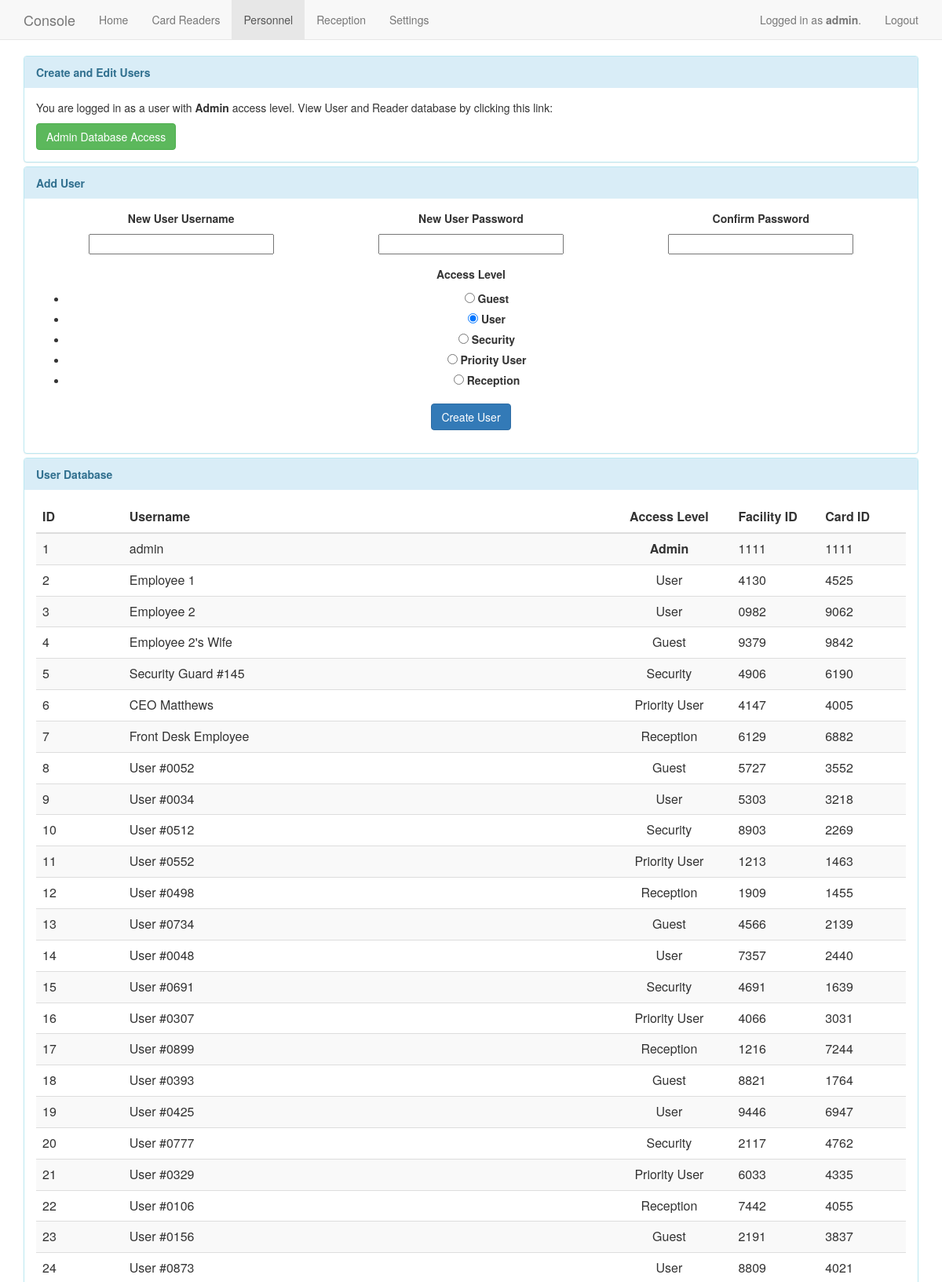
Screenshot of /users (signed in, upper part) with the database file from the repository.
### app/models.py (models this page shows, shortened)
class User(db.Model):
    id = db.Column(db.Integer, primary_key=True)
    username = db.Column(db.String(64), nullable=False)
    access = db.Column(db.Integer, nullable=False)
    cardid = db.Column(db.String(64), nullable=False)
    facid = db.Column(db.String(64), nullable=False)
    password = db.Column(db.String(64), nullable=False)
    receptionCurrentReader = db.Column(db.String(64), nullable=True)
    @property
    def is_authenticated(self):
        return True

### app/views.py (the view)
@app.route("/users", methods=["GET", "POST"])
@login_required
def users():
	createUserForm = CreateUserForm()
	editUserForm = EditUserForm()
	if g.user.access == 99:
		if createUserForm.validate_on_submit():
			existing_user = User.query.filter_by(username=createUserForm.username.data).first()
			if existing_user is None:
				facid = str(int(random.random() * 9999))
				cardid = str(int(random.random() * 9999))
				newuser = User(createUserForm.username.data, int(createUserForm.access.data), cardid, facid, createUserForm.password.data)
				db.session.add(newuser)
				db.session.commit()
				flash("Successfully added user %s to the system with access level %s." % (createUserForm.username.data, createUserForm.access.data))
			else:
				flash("A user exists already with that username.", "error")
			return redirect("/users")
		elif createUserForm.errors:
			flash(createUserForm.errors, "error")
		elif editUserForm.validate_on_submit():
			flash("Yay")
		elif editUserForm.errors:
			flash(editUserForm.errors, "error")
	else:
		flash("You are not logged in as a user capable of viewing settings. Please log in as admin.")
		return redirect("/index")
	users = User.query.all()
	return render_template("users.html", title="Personnel", users=users, user=g.user, accessLevels=accessLevels, createUserForm=createUserForm, editUserForm=editUserForm, navigation=navigation)

### app/forms.py
class CreateUserForm(Form):
	username = StringField("New User Username", [validators.Length(min=3, max=25)])
	password = PasswordField("New User Password", [validators.Length(min=6, max=25), validators.EqualTo("confirm", message="Passwords must match.")])
	confirm = PasswordField("Confirm Password")
	access = RadioField("Access Level", choices=accessLevels, default=1)

class EditUserForm(Form):
	access = RadioField("Access Level", choices=accessLevels, default=1)
	facid = IntegerField("Facility ID")
	cardid = IntegerField("Card ID")

### app/views.py (called while the page is built)
@app.before_request
def before_request():
	g.user = current_user

@lm.user_loader
def load_user(id):
	return User.query.get(int(id))

### app/templates/users.html (shortened to what this page needs)
{% extends "base.html" %}
{% block content %}
	<div class="panel-group">
		{% if user.access == 99 %}
		<div class="panel panel-info">
	        <div class="panel-heading"><strong>Create and Edit Users</strong></div>
	        <div class="panel-body">
				<p>You are logged in as a user with <strong>Admin</strong> access level. View User and Reader database by clicking this link: </p>
				<a href="admin/user" class="btn btn-success">Admin Database Access</a>
	  		</div>
	  	</div>
  		{% endif %}
  		<div class="panel panel-info">
		    <div class="panel-heading"><strong>Add User</strong></div>
			<div class="panel-body text-center">
				<form action="#" method="post" name="CreateUser">
                  	<div class="form-group col-md-4">
                    	<label>{{ createUserForm.username.label }}</label><br>
                    	{{ createUserForm.username(size=28) }}
                  	</div>
                  	<div class="form-group col-md-4">
                    	<label>{{ createUserForm.password.label }}</label><br>
                    	{{ createUserForm.password(size=28) }}
                  	</div>
                  	<div class="form-group col-md-4">
                    	<label>{{ createUserForm.confirm.label }}</label><br>
                    	{{ createUserForm.confirm(size=28) }}
                  	</div>
                  	<div class="form-group">
                    	<label>{{ createUserForm.access.label }}</label><br>
                    	{{ createUserForm.access }}
                  	</div>
              		<button type="submit" class="btn btn-primary">Create User</button>
            	</form>
			</div>
		</div>
  		<div class="panel panel-info">
	        <div class="panel-heading"><strong>User Database</strong></div>
	        <div class="panel-body">
				<table class="table table-striped">
					<thead>
						<tr>
							<th>ID</td>
							<th>Username</th>
							<th class="text-center">Access Level</th>
							<th>Facility ID</th>
							<th>Card ID</th>
						</tr>
					</thead>
					<tbody>
					{% for user in users %}
						<tr class="userrow">
							<td style="width:10%" class="userid">{{ user.id }}</td>
							<td>{{ user.username }}</td>
							<td style="width:160" class="text-center">
								{% if user.access == 99 %}
									<strong>Admin</strong>
								{% else %}
									{% for level in accessLevels %}
										{% if loop.index0 == user.access %}
											{{ level }}
										{% endif %}
									{% endfor %}
								{% endif %}
							</td>
							<td style="width:10%">
								{{ user.facid }}
							</td>
							<td style="width:10%">
								{{ user.cardid }}
							</td>
						</tr>
					{% endfor %}
					</tbody>
				</table>
			</div>
		</div>
	</div>
{% endblock %}

### app/templates/base.html (shortened to what this page needs)
<html>
	<head>
		<link href="/static/css/bootstrap.min.css?q=123456" rel="stylesheet" media="screen">
	</head>
	<body>
		<nav class="navbar navbar-default navbar-static-top">
			<div class="container">
				<div class="navbar-header">
					<a class="navbar-brand" href="#">Console</a>
				</div>
				<div>
					<ul class="nav navbar-nav">
					{% if user.access == 4 %}
						{% if title == "Reception" %}
							<li><a href="index">Home</a></li>
							<li class="active"><a href="reception">Reception</a></li>
						{% else %}
							<li class="active"><a href="index">Home</a></li>
							<li><a href="reception">Reception</a></li>
						{% endif %}
					{% elif user.access != 4 %}
						{% for navitem in navigation %}
							{% if navitem.name == title %}
								<li class="active">
							{% else %}
								<li>
							{% endif %}
							<a href="{{ navitem.link }}">{{ navitem.name }}</a></li>
						{% endfor %}
					{% endif %}
					</ul>
				</div>
				<ul id="usernav" class="nav navbar-nav navbar-right">
					{% if user is defined %}
						<li style="vertical-align:center">
							<a href="#">Logged in as {% if g.user.access == 99 %}<strong>{{ user.username }}</strong>{% else %}{{ user.username }}{% endif %}.</a>
						</li>
						<li>
							<a href="{{ url_for('logout') }}">Logout</a>
						</li>
					{% endif %}
				</ul>
			</div>
		</nav>
		<div class="container">
		{% block content%}{% endblock %}
		</div>
	</body>
</html>

### rows the page displays
User: username "admin", id "1", access "Admin", facid "1111", cardid "1111"
User: id "2", username "Employee 1", accessLevels "User", facid "4130", cardid "4525"
User: id "3", username "Employee 2", accessLevels "User", facid "0982", cardid "9062"
User: id "4", username "Employee 2's Wife", accessLevels "Guest", facid "9379", cardid "9842"
User: id "5", username "Security Guard #145", accessLevels "Security", facid "4906", cardid "6190"
User: id "6", username "CEO Matthews", accessLevels "Priority User", facid "4147", cardid "4005"
User: id "7", username "Front Desk Employee", accessLevels "Reception", facid "6129", cardid "6882"
User: id "8", username "User #0052", accessLevels "Guest", facid "5727", cardid "3552"
User: id "9", username "User #0034", accessLevels "User", facid "5303", cardid "3218"
User: id "10", username "User #0512", accessLevels "Security", facid "8903", cardid "2269"
User: id "11", username "User #0552", accessLevels "Priority User", facid "1213", cardid "1463"
User: id "12", username "User #0498", accessLevels "Reception", facid "1909", cardid "1455"
User: id "13", username "User #0734", accessLevels "Guest", facid "4566", cardid "2139"
User: id "14", username "User #0048", accessLevels "User", facid "7357", cardid "2440"
User: id "15", username "User #0691", accessLevels "Security", facid "4691", cardid "1639"
User: id "16", username "User #0307", accessLevels "Priority User", facid "4066", cardid "3031"
User: id "17", username "User #0899", accessLevels "Reception", facid "1216", cardid "7244"
User: id "18", username "User #0393", accessLevels "Guest", facid "8821", cardid "1764"
User: id "19", username "User #0425", accessLevels "User", facid "9446", cardid "6947"
User: id "20", username "User #0777", accessLevels "Security", facid "2117", cardid "4762"
User: id "21", username "User #0329", accessLevels "Priority User", facid "6033", cardid "4335"
User: id "22", username "User #0106", accessLevels "Reception", facid "7442", cardid "4055"
User: id "23", username "User #0156", accessLevels "Guest", facid "2191", cardid "3837"
User: id "24", username "User #0873", accessLevels "User", facid "8809", cardid "4021"

### other values shown
{{ navitem.name }} "Home" "Card Readers" "Personnel" "Reception" "Settings"
{{ createUserForm.username.label }} "New User Username"
{{ createUserForm.password.label }} "New User Password"
{{ createUserForm.confirm.label }} "Confirm Password"
{{ createUserForm.access.label }} "Access Level"
